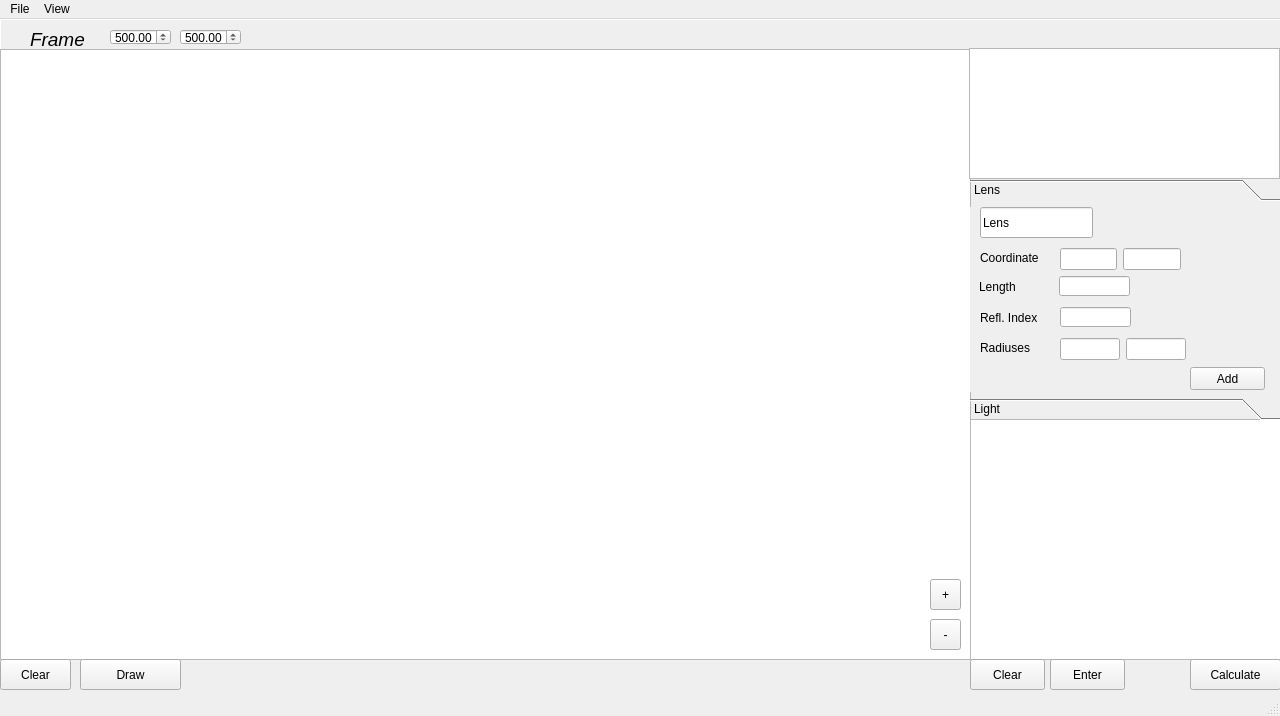
<?xml version="1.0" encoding="UTF-8"?>
<ui version="4.0">
 <class>Window</class>
 <widget class="QMainWindow" name="Window">
  <property name="enabled">
   <bool>true</bool>
  </property>
  <property name="geometry">
   <rect>
    <x>0</x>
    <y>0</y>
    <width>1280</width>
    <height>716</height>
   </rect>
  </property>
  <property name="windowTitle">
   <string>Window</string>
  </property>
  <widget class="QWidget" name="centralwidget">
   <widget class="QWidget" name="verticalLayoutWidget">
    <property name="geometry">
     <rect>
      <x>970</x>
      <y>400</y>
      <width>311</width>
      <height>241</height>
     </rect>
    </property>
    <layout class="QVBoxLayout" name="verticalLayout">
     <item>
      <widget class="QPlainTextEdit" name="plainTextEdit"/>
     </item>
    </layout>
   </widget>
   <widget class="QPushButton" name="pushButtonTextEnter">
    <property name="enabled">
     <bool>true</bool>
    </property>
    <property name="geometry">
     <rect>
      <x>1050</x>
      <y>640</y>
      <width>75</width>
      <height>31</height>
     </rect>
    </property>
    <property name="cursor">
     <cursorShape>PointingHandCursor</cursorShape>
    </property>
    <property name="styleSheet">
     <string notr="true">font: 14pt &quot;MS Shell Dlg 2&quot;;</string>
    </property>
    <property name="text">
     <string>Enter</string>
    </property>
   </widget>
   <widget class="QPushButton" name="pushButtonClear">
    <property name="geometry">
     <rect>
      <x>970</x>
      <y>640</y>
      <width>75</width>
      <height>31</height>
     </rect>
    </property>
    <property name="cursor">
     <cursorShape>PointingHandCursor</cursorShape>
    </property>
    <property name="styleSheet">
     <string notr="true">font: 14pt &quot;MS Shell Dlg 2&quot;;</string>
    </property>
    <property name="text">
     <string>Clear</string>
    </property>
   </widget>
   <widget class="QFrame" name="frame">
    <property name="geometry">
     <rect>
      <x>0</x>
      <y>0</y>
      <width>1281</width>
      <height>31</height>
     </rect>
    </property>
    <property name="sizePolicy">
     <sizepolicy hsizetype="Preferred" vsizetype="Preferred">
      <horstretch>0</horstretch>
      <verstretch>0</verstretch>
     </sizepolicy>
    </property>
    <property name="frameShape">
     <enum>QFrame::Panel</enum>
    </property>
    <property name="frameShadow">
     <enum>QFrame::Raised</enum>
    </property>
    <widget class="QDoubleSpinBox" name="doubleSpinBox">
     <property name="geometry">
      <rect>
       <x>110</x>
       <y>10</y>
       <width>61</width>
       <height>16</height>
      </rect>
     </property>
     <property name="minimum">
      <double>100.000000000000000</double>
     </property>
     <property name="maximum">
      <double>100000.000000000000000</double>
     </property>
     <property name="singleStep">
      <double>10.000000000000000</double>
     </property>
     <property name="value">
      <double>500.000000000000000</double>
     </property>
    </widget>
    <widget class="QLabel" name="label_15">
     <property name="geometry">
      <rect>
       <x>30</x>
       <y>10</y>
       <width>71</width>
       <height>21</height>
      </rect>
     </property>
     <property name="font">
      <font>
       <family>Arial</family>
       <pointsize>14</pointsize>
       <weight>50</weight>
       <italic>true</italic>
       <bold>false</bold>
      </font>
     </property>
     <property name="styleSheet">
      <string notr="true">font: italic 14pt &quot;Arial&quot;;</string>
     </property>
     <property name="text">
      <string>Frame</string>
     </property>
    </widget>
    <widget class="QDoubleSpinBox" name="doubleSpinBox_2">
     <property name="geometry">
      <rect>
       <x>180</x>
       <y>10</y>
       <width>61</width>
       <height>16</height>
      </rect>
     </property>
     <property name="minimum">
      <double>100.000000000000000</double>
     </property>
     <property name="maximum">
      <double>100000.000000000000000</double>
     </property>
     <property name="singleStep">
      <double>10.000000000000000</double>
     </property>
     <property name="value">
      <double>500.000000000000000</double>
     </property>
    </widget>
   </widget>
   <widget class="QGraphicsView" name="graphicsView">
    <property name="geometry">
     <rect>
      <x>0</x>
      <y>30</y>
      <width>971</width>
      <height>611</height>
     </rect>
    </property>
   </widget>
   <widget class="QPushButton" name="pushButtonCalculate">
    <property name="geometry">
     <rect>
      <x>80</x>
      <y>640</y>
      <width>101</width>
      <height>31</height>
     </rect>
    </property>
    <property name="styleSheet">
     <string notr="true">font: 14pt &quot;MS Shell Dlg 2&quot;;</string>
    </property>
    <property name="text">
     <string>Draw</string>
    </property>
   </widget>
   <widget class="QPushButton" name="pushButtonClearScreen">
    <property name="geometry">
     <rect>
      <x>0</x>
      <y>640</y>
      <width>71</width>
      <height>31</height>
     </rect>
    </property>
    <property name="styleSheet">
     <string notr="true">font: 14pt &quot;MS Shell Dlg 2&quot;;</string>
    </property>
    <property name="text">
     <string>Clear</string>
    </property>
   </widget>
   <widget class="QToolButton" name="toolButtonScaleInc">
    <property name="geometry">
     <rect>
      <x>930</x>
      <y>560</y>
      <width>31</width>
      <height>31</height>
     </rect>
    </property>
    <property name="styleSheet">
     <string notr="true">font: 12pt &quot;MS Shell Dlg 2&quot;;
font: 75 14pt &quot;MS Shell Dlg 2&quot;;</string>
    </property>
    <property name="text">
     <string>+</string>
    </property>
   </widget>
   <widget class="QToolButton" name="toolButtonDec">
    <property name="geometry">
     <rect>
      <x>930</x>
      <y>600</y>
      <width>31</width>
      <height>31</height>
     </rect>
    </property>
    <property name="styleSheet">
     <string notr="true">font: 75 14pt &quot;MS Shell Dlg 2&quot;;</string>
    </property>
    <property name="text">
     <string>-</string>
    </property>
   </widget>
   <widget class="QWidget" name="verticalLayoutWidget_2">
    <property name="geometry">
     <rect>
      <x>969</x>
      <y>29</y>
      <width>311</width>
      <height>131</height>
     </rect>
    </property>
    <layout class="QVBoxLayout" name="verticalLayout_2">
     <item>
      <widget class="QListWidget" name="listWidget"/>
     </item>
    </layout>
   </widget>
   <widget class="QToolBox" name="toolBox">
    <property name="geometry">
     <rect>
      <x>970</x>
      <y>160</y>
      <width>311</width>
      <height>241</height>
     </rect>
    </property>
    <property name="currentIndex">
     <number>0</number>
    </property>
    <widget class="QWidget" name="page_5">
     <property name="geometry">
      <rect>
       <x>0</x>
       <y>0</y>
       <width>311</width>
       <height>187</height>
      </rect>
     </property>
     <attribute name="label">
      <string>Lens</string>
     </attribute>
     <widget class="QLabel" name="label">
      <property name="geometry">
       <rect>
        <x>10</x>
        <y>40</y>
        <width>71</width>
        <height>21</height>
       </rect>
      </property>
      <property name="styleSheet">
       <string notr="true">font: italic 10pt &quot;Arial&quot;;</string>
      </property>
      <property name="text">
       <string>Coordinate</string>
      </property>
     </widget>
     <widget class="QWidget" name="horizontalLayoutWidget">
      <property name="geometry">
       <rect>
        <x>90</x>
        <y>40</y>
        <width>121</width>
        <height>24</height>
       </rect>
      </property>
      <layout class="QHBoxLayout" name="horizontalLayout">
       <item>
        <widget class="QLineEdit" name="lineEditLensCoordX"/>
       </item>
       <item>
        <widget class="QLineEdit" name="lineEditLensCoordY"/>
       </item>
      </layout>
     </widget>
     <widget class="QLineEdit" name="lineEditLensLength">
      <property name="geometry">
       <rect>
        <x>89</x>
        <y>69</y>
        <width>71</width>
        <height>20</height>
       </rect>
      </property>
     </widget>
     <widget class="QLabel" name="label_2">
      <property name="geometry">
       <rect>
        <x>9</x>
        <y>69</y>
        <width>71</width>
        <height>21</height>
       </rect>
      </property>
      <property name="styleSheet">
       <string notr="true">font: italic 10pt &quot;Arial&quot;;</string>
      </property>
      <property name="text">
       <string>Length</string>
      </property>
     </widget>
     <widget class="QLabel" name="label_7">
      <property name="geometry">
       <rect>
        <x>10</x>
        <y>100</y>
        <width>81</width>
        <height>21</height>
       </rect>
      </property>
      <property name="styleSheet">
       <string notr="true">font: italic 10pt &quot;Arial&quot;;</string>
      </property>
      <property name="text">
       <string>Refl. Index</string>
      </property>
     </widget>
     <widget class="QLineEdit" name="lineEditLensR_Index">
      <property name="geometry">
       <rect>
        <x>90</x>
        <y>100</y>
        <width>71</width>
        <height>20</height>
       </rect>
      </property>
     </widget>
     <widget class="QLabel" name="label_6">
      <property name="geometry">
       <rect>
        <x>10</x>
        <y>130</y>
        <width>71</width>
        <height>21</height>
       </rect>
      </property>
      <property name="styleSheet">
       <string notr="true">font: italic 10pt &quot;Arial&quot;;</string>
      </property>
      <property name="text">
       <string>Radiuses</string>
      </property>
     </widget>
     <widget class="QWidget" name="horizontalLayoutWidget_2">
      <property name="geometry">
       <rect>
        <x>90</x>
        <y>130</y>
        <width>126</width>
        <height>24</height>
       </rect>
      </property>
      <layout class="QHBoxLayout" name="horizontalLayout_3">
       <item>
        <widget class="QLineEdit" name="lineEditLensRadiusLeft"/>
       </item>
       <item>
        <widget class="QLineEdit" name="lineEditLensRadiusRight"/>
       </item>
      </layout>
     </widget>
     <widget class="QPushButton" name="pushButtonLensAdd">
      <property name="geometry">
       <rect>
        <x>220</x>
        <y>160</y>
        <width>75</width>
        <height>23</height>
       </rect>
      </property>
      <property name="text">
       <string>Add</string>
      </property>
     </widget>
     <widget class="QLineEdit" name="lineEditLensName">
      <property name="geometry">
       <rect>
        <x>10</x>
        <y>0</y>
        <width>113</width>
        <height>31</height>
       </rect>
      </property>
      <property name="toolTip">
       <string>&lt;html&gt;&lt;head/&gt;&lt;body&gt;&lt;p&gt;Lens&lt;/p&gt;&lt;/body&gt;&lt;/html&gt;</string>
      </property>
      <property name="whatsThis">
       <string/>
      </property>
      <property name="styleSheet">
       <string notr="true">font: 75 italic 14pt &quot;Arial&quot;;</string>
      </property>
      <property name="text">
       <string>Lens</string>
      </property>
     </widget>
    </widget>
    <widget class="QWidget" name="light">
     <property name="geometry">
      <rect>
       <x>0</x>
       <y>0</y>
       <width>311</width>
       <height>187</height>
      </rect>
     </property>
     <attribute name="label">
      <string>Light</string>
     </attribute>
     <widget class="QLabel" name="label_9">
      <property name="geometry">
       <rect>
        <x>10</x>
        <y>40</y>
        <width>71</width>
        <height>21</height>
       </rect>
      </property>
      <property name="font">
       <font>
        <family>Arial</family>
        <pointsize>10</pointsize>
       </font>
      </property>
      <property name="text">
       <string>Coordinatte</string>
      </property>
     </widget>
     <widget class="QLabel" name="label_10">
      <property name="geometry">
       <rect>
        <x>10</x>
        <y>70</y>
        <width>47</width>
        <height>21</height>
       </rect>
      </property>
      <property name="font">
       <font>
        <family>Arial</family>
        <pointsize>10</pointsize>
       </font>
      </property>
      <property name="text">
       <string>Power</string>
      </property>
     </widget>
     <widget class="QLineEdit" name="lineEditLightName">
      <property name="geometry">
       <rect>
        <x>10</x>
        <y>0</y>
        <width>113</width>
        <height>31</height>
       </rect>
      </property>
      <property name="font">
       <font>
        <family>Arial</family>
        <pointsize>14</pointsize>
        <italic>true</italic>
       </font>
      </property>
      <property name="text">
       <string>Light</string>
      </property>
     </widget>
     <widget class="QWidget" name="horizontalLayoutWidget_4">
      <property name="geometry">
       <rect>
        <x>110</x>
        <y>40</y>
        <width>121</width>
        <height>24</height>
       </rect>
      </property>
      <layout class="QHBoxLayout" name="horizontalLayout_2">
       <item>
        <widget class="QLineEdit" name="lineEditLightX"/>
       </item>
       <item>
        <widget class="QLineEdit" name="lineEditLightY"/>
       </item>
      </layout>
     </widget>
     <widget class="QDoubleSpinBox" name="doubleSpinBoxLightPower">
      <property name="geometry">
       <rect>
        <x>110</x>
        <y>70</y>
        <width>62</width>
        <height>22</height>
       </rect>
      </property>
      <property name="maximum">
       <double>100.000000000000000</double>
      </property>
     </widget>
     <widget class="QPushButton" name="pushButtonLightAdd">
      <property name="geometry">
       <rect>
        <x>220</x>
        <y>140</y>
        <width>75</width>
        <height>23</height>
       </rect>
      </property>
      <property name="text">
       <string>Add</string>
      </property>
     </widget>
     <widget class="QComboBox" name="comboBoxLightType">
      <property name="geometry">
       <rect>
        <x>170</x>
        <y>0</y>
        <width>91</width>
        <height>31</height>
       </rect>
      </property>
      <property name="font">
       <font>
        <family>Arial</family>
        <pointsize>10</pointsize>
        <weight>75</weight>
        <italic>true</italic>
        <bold>true</bold>
       </font>
      </property>
      <item>
       <property name="text">
        <string>Single</string>
       </property>
      </item>
      <item>
       <property name="text">
        <string>Line</string>
       </property>
      </item>
     </widget>
     <widget class="QLabel" name="label_11">
      <property name="geometry">
       <rect>
        <x>10</x>
        <y>130</y>
        <width>51</width>
        <height>21</height>
       </rect>
      </property>
      <property name="font">
       <font>
        <family>Arial</family>
        <pointsize>10</pointsize>
       </font>
      </property>
      <property name="text">
       <string>Amount</string>
      </property>
     </widget>
     <widget class="QLabel" name="label_12">
      <property name="geometry">
       <rect>
        <x>10</x>
        <y>100</y>
        <width>91</width>
        <height>21</height>
       </rect>
      </property>
      <property name="font">
       <font>
        <family>Arial</family>
        <pointsize>10</pointsize>
       </font>
      </property>
      <property name="text">
       <string>End Coordinate</string>
      </property>
     </widget>
     <widget class="QSpinBox" name="spinBoxLightAmount">
      <property name="geometry">
       <rect>
        <x>110</x>
        <y>130</y>
        <width>61</width>
        <height>22</height>
       </rect>
      </property>
      <property name="toolTip">
       <string>&lt;html&gt;&lt;head/&gt;&lt;body&gt;&lt;p&gt;2&lt;/p&gt;&lt;/body&gt;&lt;/html&gt;</string>
      </property>
      <property name="minimum">
       <number>2</number>
      </property>
      <property name="maximum">
       <number>100</number>
      </property>
     </widget>
     <widget class="QWidget" name="horizontalLayoutWidget_5">
      <property name="geometry">
       <rect>
        <x>110</x>
        <y>100</y>
        <width>121</width>
        <height>24</height>
       </rect>
      </property>
      <layout class="QHBoxLayout" name="horizontalLayout_5">
       <item>
        <widget class="QLineEdit" name="lineEditLightX_2"/>
       </item>
       <item>
        <widget class="QLineEdit" name="lineEditLightY_2"/>
       </item>
      </layout>
     </widget>
    </widget>
   </widget>
   <widget class="QPushButton" name="pushButtonCalculate_2">
    <property name="geometry">
     <rect>
      <x>1190</x>
      <y>640</y>
      <width>91</width>
      <height>31</height>
     </rect>
    </property>
    <property name="styleSheet">
     <string notr="true">font: 14pt &quot;MS Shell Dlg 2&quot;;</string>
    </property>
    <property name="text">
     <string>Calculate</string>
    </property>
   </widget>
   <zorder>verticalLayoutWidget</zorder>
   <zorder>pushButtonTextEnter</zorder>
   <zorder>pushButtonClear</zorder>
   <zorder>frame</zorder>
   <zorder>graphicsView</zorder>
   <zorder>pushButtonCalculate</zorder>
   <zorder>pushButtonClearScreen</zorder>
   <zorder>verticalLayoutWidget_2</zorder>
   <zorder>toolButtonScaleInc</zorder>
   <zorder>toolButtonDec</zorder>
   <zorder>toolBox</zorder>
   <zorder>pushButtonCalculate_2</zorder>
  </widget>
  <widget class="QStatusBar" name="statusbar"/>
  <widget class="QMenuBar" name="menubar">
   <property name="geometry">
    <rect>
     <x>0</x>
     <y>0</y>
     <width>1280</width>
     <height>21</height>
    </rect>
   </property>
   <widget class="QMenu" name="menuView">
    <property name="title">
     <string>View</string>
    </property>
   </widget>
   <widget class="QMenu" name="menuFile">
    <property name="title">
     <string>File</string>
    </property>
    <addaction name="actionNew"/>
    <addaction name="actionLoad"/>
    <addaction name="actionSave"/>
    <addaction name="actionSave_as"/>
    <addaction name="actionImport_image"/>
   </widget>
   <addaction name="menuFile"/>
   <addaction name="menuView"/>
  </widget>
  <action name="actionNew">
   <property name="text">
    <string>New</string>
   </property>
  </action>
  <action name="actionLoad">
   <property name="text">
    <string>Load</string>
   </property>
  </action>
  <action name="actionSave">
   <property name="text">
    <string>Save</string>
   </property>
  </action>
  <action name="actionSave_as">
   <property name="text">
    <string>Save as</string>
   </property>
  </action>
  <action name="actionImport_image">
   <property name="text">
    <string>Import image</string>
   </property>
  </action>
  <action name="actionTurn_On">
   <property name="text">
    <string>Turn On</string>
   </property>
  </action>
  <action name="actionTurn_on">
   <property name="text">
    <string>Turn on</string>
   </property>
  </action>
  <action name="actionRails_2">
   <property name="text">
    <string>Rails On</string>
   </property>
  </action>
  <action name="actionRails_Off">
   <property name="text">
    <string>Rails Off</string>
   </property>
  </action>
 </widget>
 <resources/>
 <connections/>
</ui>
